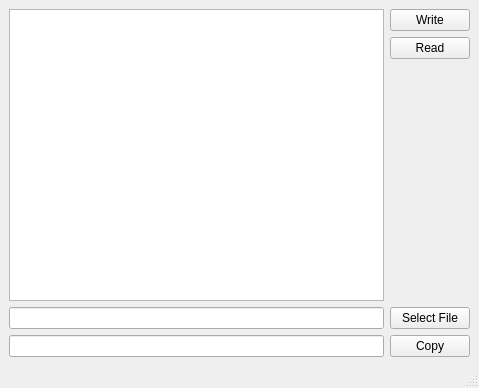
<?xml version="1.0" encoding="UTF-8"?>
<ui version="4.0">
 <class>MainWindow</class>
 <widget class="QMainWindow" name="MainWindow">
  <property name="geometry">
   <rect>
    <x>0</x>
    <y>0</y>
    <width>479</width>
    <height>388</height>
   </rect>
  </property>
  <property name="windowTitle">
   <string>MainWindow</string>
  </property>
  <widget class="QWidget" name="centralwidget">
   <layout class="QVBoxLayout" name="verticalLayout_2">
    <item>
     <layout class="QHBoxLayout" name="horizontalLayout_3">
      <item>
       <widget class="QTextEdit" name="textEdit"/>
      </item>
      <item>
       <layout class="QVBoxLayout" name="verticalLayout">
        <item>
         <widget class="QPushButton" name="writeButton">
          <property name="text">
           <string>Write</string>
          </property>
         </widget>
        </item>
        <item>
         <widget class="QPushButton" name="readButton">
          <property name="text">
           <string>Read</string>
          </property>
         </widget>
        </item>
        <item>
         <spacer name="verticalSpacer">
          <property name="orientation">
           <enum>Qt::Vertical</enum>
          </property>
          <property name="sizeHint" stdset="0">
           <size>
            <width>20</width>
            <height>58</height>
           </size>
          </property>
         </spacer>
        </item>
       </layout>
      </item>
     </layout>
    </item>
    <item>
     <layout class="QHBoxLayout" name="horizontalLayout_2">
      <item>
       <widget class="QLineEdit" name="sourceLineEdit"/>
      </item>
      <item>
       <widget class="QPushButton" name="selectFileButton">
        <property name="text">
         <string>Select File</string>
        </property>
       </widget>
      </item>
     </layout>
    </item>
    <item>
     <layout class="QHBoxLayout" name="horizontalLayout">
      <item>
       <widget class="QLineEdit" name="copyLineEdit"/>
      </item>
      <item>
       <widget class="QPushButton" name="copyButton">
        <property name="text">
         <string>Copy</string>
        </property>
       </widget>
      </item>
     </layout>
    </item>
   </layout>
  </widget>
  <widget class="QMenuBar" name="menubar">
   <property name="geometry">
    <rect>
     <x>0</x>
     <y>0</y>
     <width>479</width>
     <height>21</height>
    </rect>
   </property>
  </widget>
  <widget class="QStatusBar" name="statusbar"/>
 </widget>
 <resources/>
 <connections/>
</ui>
